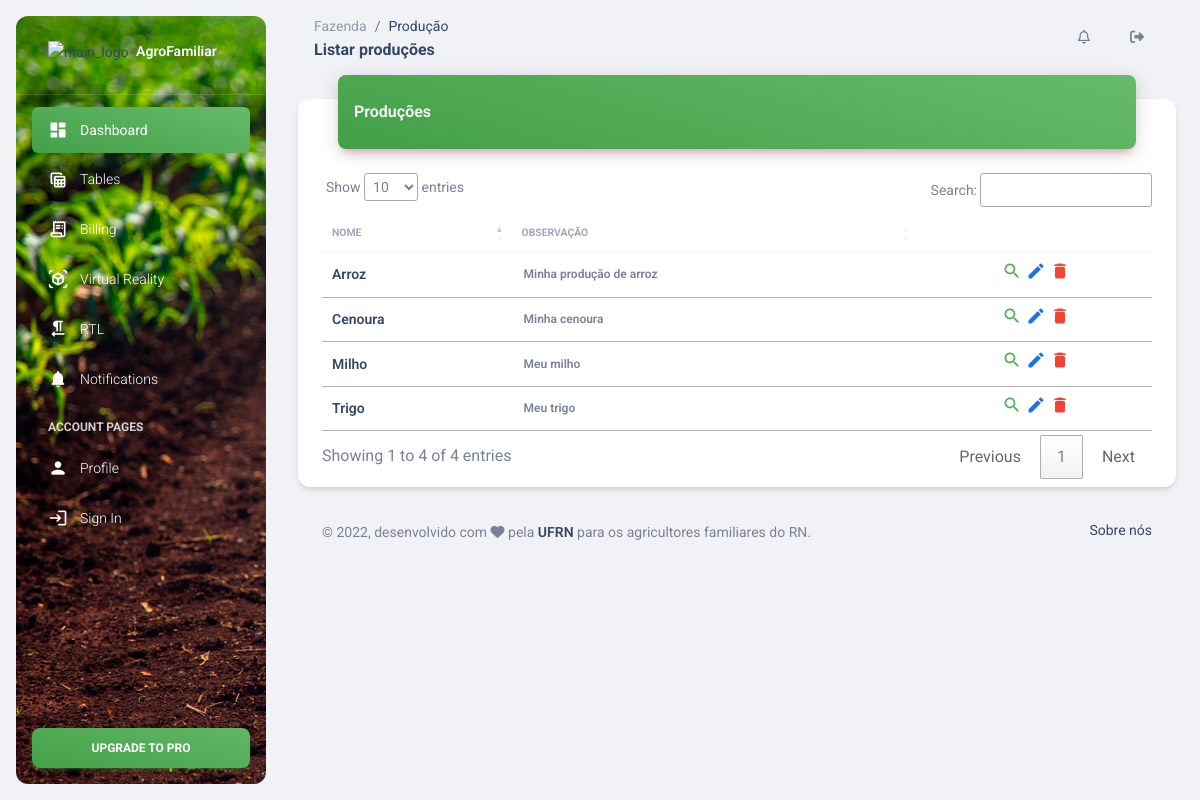
Screenshot of /producao/listar_producao/ with the database file from the repository.
### Producao/models.py (models this page shows, shortened)
class Producao(models.Model):
    nome = models.CharField(max_length=100, verbose_name="Nome")
    observacao = models.TextField(verbose_name="Observação")
    ativo = models.BooleanField(verbose_name="Ativo", default=True)
    class Meta:
        ordering = ['nome']
        verbose_name = "Produção"
        verbose_name_plural = "Produções"

### Producao/views.py (the view)
# urls.py: path('listar_producao/', views.listar_producao, name='listar_producao'),
def listar_producao(request):
    lista_producoes = Producao.objects.filter(ativo=True)
    informacoes = {
        'lista' : lista_producoes
    }
    return render(request, "Producao/listar.html", informacoes)

### Templates/Producao/listar.html (shortened to what this page needs)
{% extends "Base/base.html" %}
{% block titulo %}
    Listar produções
{% endblock %}
{% block diretorio_raiz %}
    Fazenda
{% endblock %}
{% block diretorio %}
    Produção
{% endblock %}
{% block conteudo %}
<div class="row">
    <div class="col-12">
      <div class="card my-4">
          <div class="container">
            <div class="card-header p-0 position-relative mt-n4 mx-3 z-index-2">
            <div class="bg-gradient-success shadow-primary border-radius-lg pt-4 pb-3">
                <h6 class="text-white text-capitalize ps-3">Produções</h6>
            </div>
            </div>
            <div class="card-body px-0 pb-2">
            <div class="table-responsive p-0">
                <table class="table align-items-center mb-0" id="tabela_producoes">
                <thead>
                    <tr>
                    <th class="text-uppercase text-secondary text-xxs font-weight-bolder opacity-7">Nome</th>
                    <th class="text-uppercase text-secondary text-xxs font-weight-bolder opacity-7 ps-2">Observação</th>
                    <th class="text-center text-secondary opacity-7"></th>
                    </tr>
                </thead>
                <tbody>
                    {% for producao in lista %}
                        <tr id="producao_{{producao.pk}}">
                            <td> <h6 class="mb-0 text-sm">{{producao.nome}}</h6></td>
                            <td> <p class="text-xs font-weight-bold mb-0">{{producao.observacao}}</p> </td>
                            <td align="center">
                                <a type="submit" href="{% url 'producao:detalhes' pk=producao.id %}">
                                    <i class="material-icons ms-auto text-success cursor-pointer" data-bs-toggle="tooltip" data-bs-placement="top" title="Visualizar">search</i>
                                </a>
                                <a type="submit" href="{% url 'producao:editar' pk=producao.id %}">
                                    <i class="material-icons ms-auto text-info cursor-pointer" data-bs-toggle="tooltip" data-bs-placement="top" title="Editar">edit</i>
                                </a>
                                <a href="#" data-bs-toggle="modal" data-bs-target="#modal-{{producao.pk}}">
                                    <i class="material-icons ms-auto text-danger cursor-pointer" data-bs-toggle="tooltip" data-bs-placement="top" title="Remover">delete</i>
                                </a>
                            </td>
                        </tr>
                    {% endfor %}
                </tbody>
                </table>
            </div>
            </div>
        </div>
      </div>
    </div>
  </div>
{% endblock %}

### rows the page displays
Producao: nome "Arroz", observacao "Minha produção de arroz"
Producao: nome "Cenoura", observacao "Minha cenoura"
Producao: nome "Milho", observacao "Meu milho"
Producao: nome "Trigo", observacao "Meu trigo"
